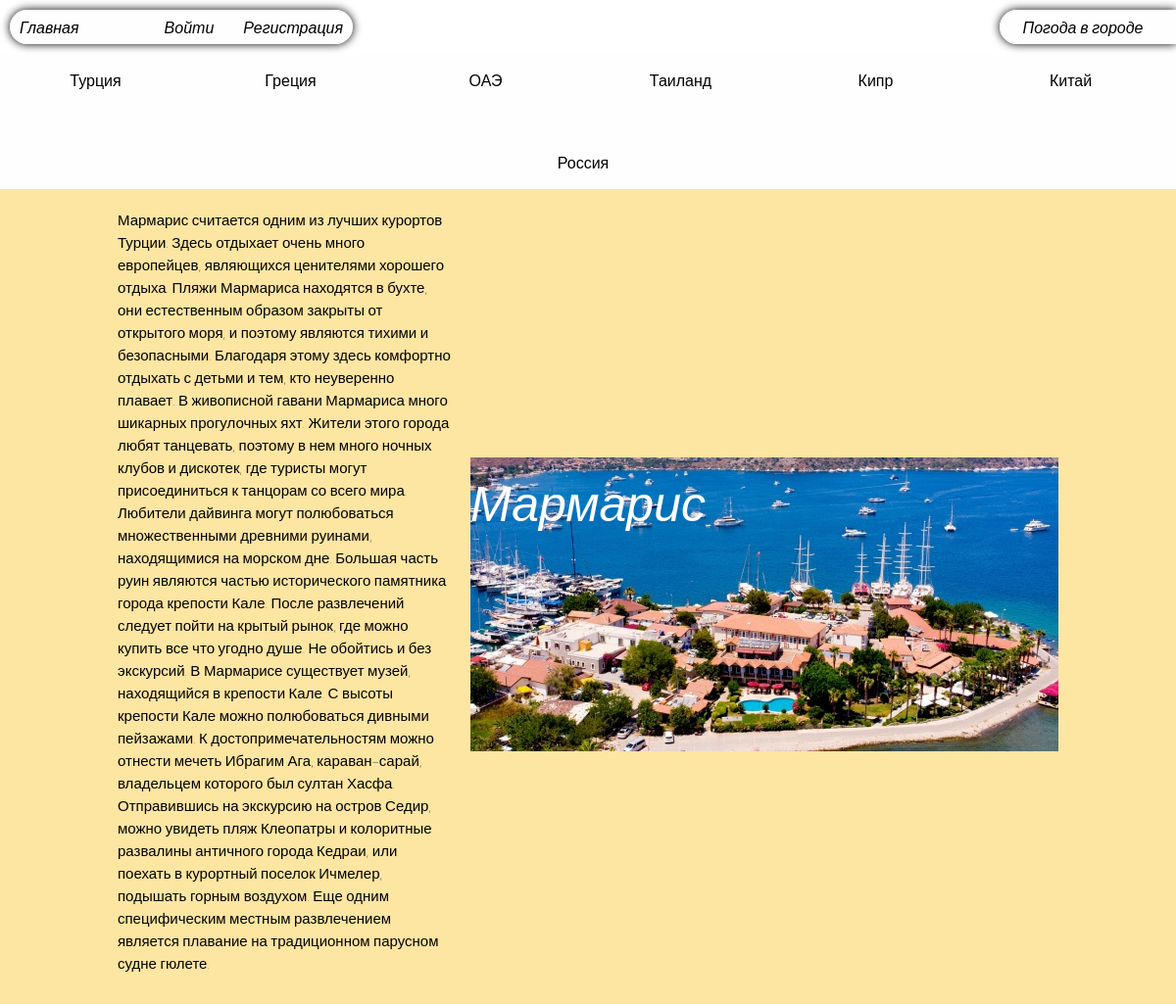
/post/marmaris/, run on the app's committed database.
### blog/models.py (models this page shows, shortened)
class Country(models.Model):
    name = models.CharField(max_length=100, db_index=True)
    slug = models.SlugField(max_length=100, unique=True, db_index=True)
    photo = models.ImageField(upload_to='photos/%Y/%m/%d', blank=True)
    def get_absolut_url(self):
        return reverse('category', kwargs={'cat_slug': self.slug})
    class Meta:
        verbose_name = 'Страна'
        verbose_name_plural = 'Страны'

class City(models.Model):
    title = models.CharField(max_length=255)
    slug = models.SlugField(max_length=255, unique=True, db_index=True)
    content = models.TextField(blank=True)
    photo = models.ImageField(upload_to='photos/%Y/%m/%d', blank=True)
    cat = models.ForeignKey('Country', on_delete=models.PROTECT, verbose_name='Страна')
    def __str__(self):
        return self.title
    class Meta:
        verbose_name = 'Город'
        verbose_name_plural = 'Города'

### blog/views.py (the view)
# urls.py: path('post/<slug:post_slug>/', ShowPost.as_view(), name='post'),
class ShowPost(DetailView):
    model = City
    template_name = 'blog/post.html'
    slug_url_kwarg = 'post_slug'
    context_object_name = 'post'
    def get_context_data(self, *, object_list=None, **kwargs):
        context = super().get_context_data(**kwargs)
        context['title'] = context['post']
        return context

### blog/templatetags/blog_tags.py (called while the page is built)
@register.inclusion_tag('blog/list_categories.html')
def show_categories(sort=None, cat_selected=0):
    if not sort:
        cats = Country.objects.all()
    else:
        cats = Country.objects.order_by(sort)
    return {'cats':cats, 'cat_selected': cat_selected}

### blog/templates/blog/post.html
{% extends 'blog/main.html' %}
{% load static %}
{% block style %}
<link rel="stylesheet" href="{% static 'css/style-off.css' %}">
{% endblock %}
{% block content %}
<div class="content-of-post">
    <p class="text-content-of-post">{{ post.content }}</p>
    <div class="content-header">
        <h1>{{ post.title }}</h1>
        <img src="{{ post.photo.url }}">
    </div>
</div>
{% endblock %}

### blog/templates/blog/list_categories.html
{% load static %}
{% for c in cats %}
    {% if c.pk == cat_selected %}
    <li class="block__in__categories"><p>{{ c.name }}</p></li>
    {% else %}
    <a href="{{ c.get_absolut_url }}" class="text__name__country">
        <li class="block__in__categories">
            <p>{{ c.name }}</p>
        </li>
    </a>
    {% endif %}
{% endfor %}

### blog/static/css/style-off.css (style rules this page uses)
* { margin: 0; }
body { background: url('../image/waves-crashing-on-beach.jpg'); background-size: cover; }
li { list-style-type: none; }
.block__in__categories { border-radius: 30px; display: flex; text-align: center; justify-content: center; margin: 10px; width: 149px; height: 34px; align-items: center; }
.block__in__categories p { padding-right: 10px; font-family: 'Kanit', sans-serif; font-weight: 100; }
.text__name__country { display: flex; text-align: center; align-items: center; text-decoration: none; color: black; }
.content-of-post { margin-top: 20px; display: flex; align-items: center; gap: 20px; width: 80%; }
.content-header { position: relative; }
.content-header h1 { position: absolute; font-style: italic; top: 10px; color: white; font-family: 'Kanit', sans-serif; font-size: 50px; font-weight: 500; }
.content-of-post img { object-fit: cover; width: 600px; height: 300px; }
.content-of-post p { font-family: 'Kanit', sans-serif; font-size: 15px; font-weight: 100; margin-bottom: 30px; }

### data on the page
Country: name "Турция"
Country: name "Греция"
Country: name "ОАЭ"
Country: name "Таиланд"
Country: name "Кипр"
Country: name "Китай"
Country: name "Россия"
City: content "Мармарис считается одним из лучших курортов Турции. Здесь отдыхает очень много европейцев, являющихся ценителями хорошего отдыха. Пляжи Мармариса находятся в бухте, они естественным образом закрыты от открытого моря, и поэтому являются тихими и безопасными. Благодаря этому здесь комфортно отдыхать с детьми и тем, кто неуверенно плавает. В живописной гавани Мармариса много шикарных прогулочных яхт. Жители этого города любят танцевать, поэтому в нем много ночных клубов и дискотек, где туристы могут присоединиться к танцорам со всего мира. Любители дайвинга могут полюбоваться множественными древними руинами, находящимися на морском дне. Большая часть руин являются частью исторического…", title "Мармарис", photo (picture)
